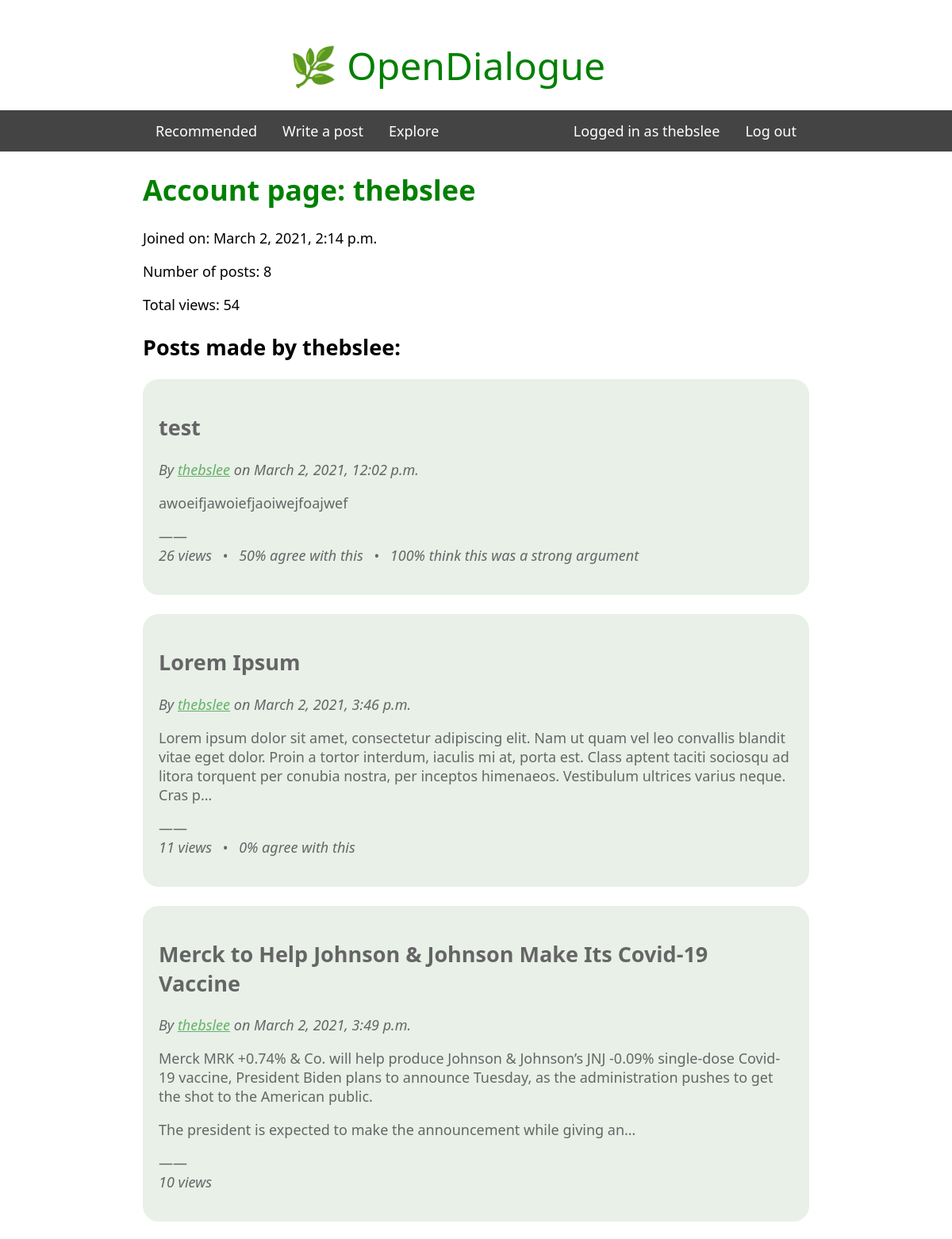
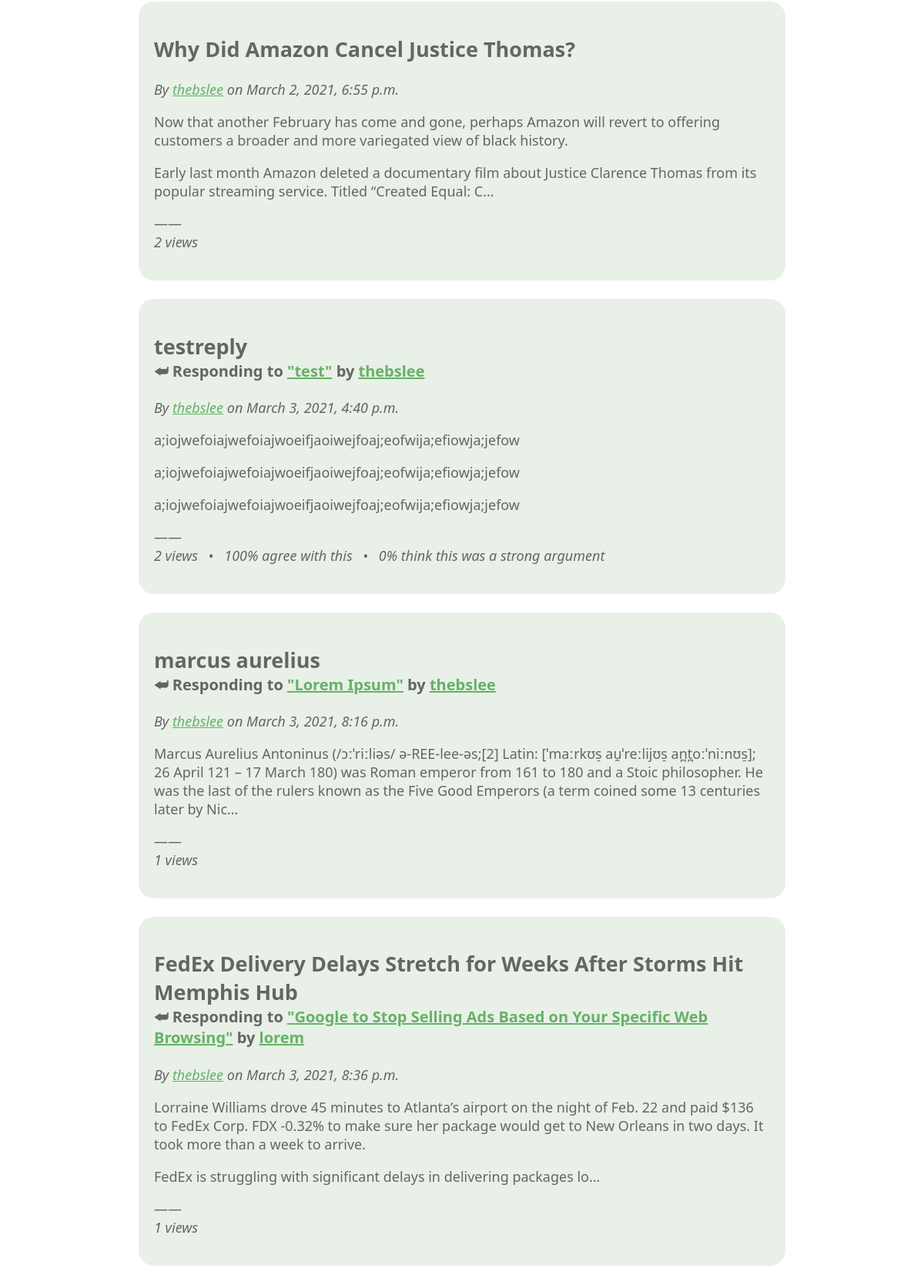
The app's page /forum/account/thebslee (signed in, upper part) with its own data (2 pictures, top to bottom).
### forum/models.py (models this page shows)
class Post(models.Model):
    author = models.ForeignKey(settings.AUTH_USER_MODEL, on_delete=models.CASCADE, related_name="author")
    title = models.CharField(max_length=500)
    content = models.TextField(max_length=20000)
    created = models.DateTimeField()
    parent = models.ForeignKey("Post", on_delete=models.CASCADE, related_name="postparent", blank=True, null=True)
    parentid = models.IntegerField(blank=True, null=True)
    parenttitle = models.CharField(blank=True, max_length=500)
    parentauthor = models.CharField(blank=True, max_length=100)
    views = models.IntegerField(default=0)
    agrees = models.IntegerField(default=0)
    agreechecks = models.IntegerField(default=0)
    strongs = models.IntegerField(default=0)
    strongchecks = models.IntegerField(default=0)

### forum/views.py (the view)
# urls.py: path('account/<searchusername>', views.account, name='account'),
def account(request, searchusername):
    if not request.user.is_authenticated:
        return redirect('home')
    context = {}
    context['user'] = request.user
    context['searcheduser'] = User.objects.get(username=searchusername)
    context['posts'] = Post.objects.filter(Q(author__username=searchusername))
    context['totalviews'] = sum(post.views for post in context['posts'])
    return render(request, "account.html", context)

### forum/templates/account.html (shortened to what this page needs)
{% extends 'base.html' %}
{% block content %}
{% include "navbar.html" %}
<h1>Account page: {{ searcheduser.username }}</h1>
<p>Joined on: {{ searcheduser.date_joined }}</p>
<p>Number of posts: {{ posts | length }}</p>
<p>Total views: {{ totalviews }}</p>
<h2>Posts made by {{ searcheduser.username }}:</h2>
{% for post in posts %}
<div class="post_box" onclick='location.href="{% url 'forum:post' post.id %}";'>
    <h2>{{post.title}}
    {% if post.parentid != None %}<br><div style="font-size: 20px">⮨ Responding to <a href="{% url 'forum:post' post.parentid %}">"{{ post.parenttitle }}"</a> by <a href="{% url 'forum:account' post.parentauthor %}">{{ post.parentauthor }}</a></div>{% endif %}
    </h2>
    <p><i>By <a href="{% url 'forum:account' post.author %}">{{post.author}}</a> on {{post.created}}</i></p>
    <p>{% with broken=post.content|linebreaks %}{{broken|truncatechars:300}}{% endwith %}</p>
    <p>——<br><i>{{post.views}} views</i>
    {% if post.agreechecks > 0 %} &ensp;•&ensp; <i>{% widthratio post.agrees post.agreechecks 100 %}% agree with this</i> {% endif %}
    {% if post.strongchecks > 0 %} &ensp;•&ensp; <i>{% widthratio post.strongs post.strongchecks 100 %}% think this was a strong argument</i> {% endif %}
    </p>
    </div>
<br>
{% endfor %}
{% endblock %}

### templates/navbar.html
{% block content %}
<div class="ulGray" style="margin: 0px calc(-3/14*100%);">
    <div style="margin: 0px 15%">
        <li style="float: left;"><a href="{% url 'forum:index' %}">Recommended</a></li>
        <li style="float: left;"><a href="{% url 'forum:write_post' %}">Write a post</a></li>
        <li style="float: left;"><a href="{% url 'forum:explore' %}">Explore</a></li>
        <li style="float: right;"><a href="{% url 'authentication:logout' %}">Log out</a></li>
        <li style="float: right;"><a href="{% url 'forum:account' user.username %}">Logged in as {{ user.username }}</a></li>
    </div>
</div>
{% endblock %}

### static/main.css (style rules this page uses)
body { font-family: 'Segoe UI', Tahoma, Geneva, Verdana, sans-serif; font-size:large; margin: 50px 15%; }
.post_box { padding: 20px; background:rgb(217, 231, 217); cursor:pointer; transition: 0.3s; border-radius: 20px; opacity:0.6; }
h1 { color:green; }
.ulGray { list-style-type: none; margin: 0; padding: 0; overflow: hidden; background-color: #444; }
li a { display: block; color: white; text-align: center; padding: 14px 16px; text-decoration: none; }
a { color: green; }

### records on screen
Post: title "test", author "thebslee", created "March 2, 2021, 12:02 p.m.", content "awoeifjawoiefjaoiwejfoajwef", views "26", agrees+agreechecks "50", strongs+strongchecks "100"
Post: title "Lorem Ipsum", author "thebslee", created "March 2, 2021, 3:46 p.m.", value "Lorem ipsum dolor sit amet, consectetur adipiscing elit. Nam ut quam vel leo convallis blandit vitae eget dolor. Proin a tortor interdum, iaculis mi at, porta est. Class aptent taciti sociosqu ad litora torquent per conubia nostra, per inceptos himenaeos. Vestibulum ultrices varius neque. Cras p…", views "11", agrees+agreechecks "0"
Post: title "Merck to Help Johnson & Johnson Make Its Covid-19 Vaccine", author "thebslee", created "March 2, 2021, 3:49 p.m.", value "Merck MRK +0.74% & Co. will help produce Johnson & Johnson’s JNJ -0.09% single-dose Covid-19 vaccine, President Biden plans to announce Tuesday, as the administration pushes to get the shot to the American public. The president is expected to make the announcement while giving an…", views "10"
Post: title "Why Did Amazon Cancel Justice Thomas?", author "thebslee", created "March 2, 2021, 6:55 p.m.", value "Now that another February has come and gone, perhaps Amazon will revert to offering customers a broader and more variegated view of black history. Early last month Amazon deleted a documentary film about Justice Clarence Thomas from its popular streaming service. Titled “Created Equal: C…", views "2"
Post: title "testreply", parenttitle "test", parentauthor "thebslee", author "thebslee", created "March 3, 2021, 4:40 p.m.", value "a;iojwefoiajwefoiajwoeifjaoiwejfoaj;eofwija;efiowja;jefow a;iojwefoiajwefoiajwoeifjaoiwejfoaj;eofwija;efiowja;jefow a;iojwefoiajwefoiajwoeifjaoiwejfoaj;eofwija;efiowja;jefow", views "2", agrees+agreechecks "100", strongs+strongchecks "0"
Post: title "marcus aurelius", parenttitle "Lorem Ipsum", parentauthor "thebslee", author "thebslee", created "March 3, 2021, 8:16 p.m.", value "Marcus Aurelius Antoninus (/ɔːˈriːliəs/ ə-REE-lee-əs;[2] Latin: [ˈmaːrkʊs̠ au̯ˈreːlijʊs̠ an̪t̪oːˈniːnʊs̠]; 26 April 121 – 17 March 180) was Roman emperor from 161 to 180 and a Stoic philosopher. He was the last of the rulers known as the Five Good Emperors (a term coined some 13 centuries later by Nic…", views "1"
Post: title "FedEx Delivery Delays Stretch for Weeks After Storms Hit Memphis Hub", parenttitle "Google to Stop Selling Ads Based on Your Specific Web Browsing", parentauthor "lorem", author "thebslee", created "March 3, 2021, 8:36 p.m.", value "Lorraine Williams drove 45 minutes to Atlanta’s airport on the night of Feb. 22 and paid $136 to FedEx Corp. FDX -0.32% to make sure her package would get to New Orleans in two days. It took more than a week to arrive. FedEx is struggling with significant delays in delivering packages lo…", views "1"

### other values on screen
{{ user.username }} "thebslee"
{{ searcheduser.username }} "thebslee"
{{ searcheduser.date_joined }} "March 2, 2021, 2:14 p.m."
{{ posts | length }} "8"
{{ totalviews }} "54"
